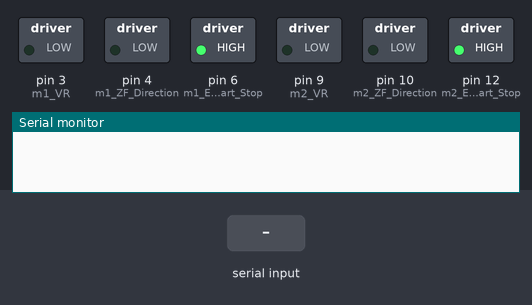
This sketch was run on a simulated Arduino Mega 2560, built with avr-gcc and run on an emulated ATmega2560. On the bench: switched loads named in the sketch (green lamp = pin HIGH), the last lines printed to the serial monitor. The inputs (shaded band) are chosen by the test bench.

Above: at 1.2 s.
1.3 s: "1" received over Serial
At 1.4 s:
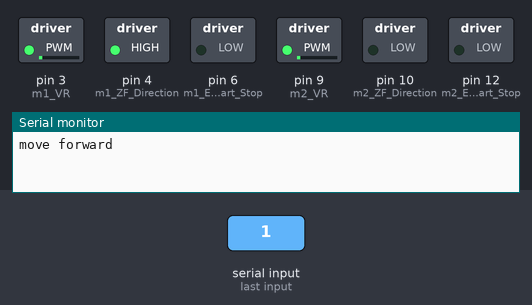
4.3 s: "2" received over Serial
At 4.41 s:
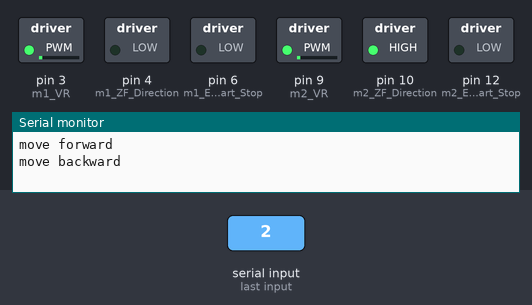
7.3 s: "3" received over Serial
At 7.43 s:
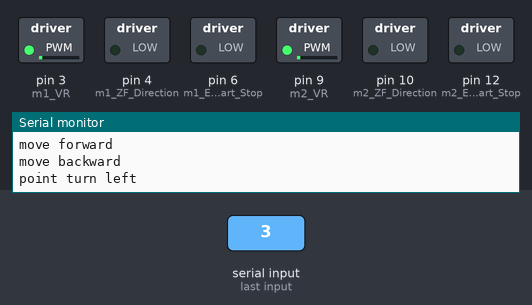
10.3 s: "4" received over Serial
At 10.45 s:
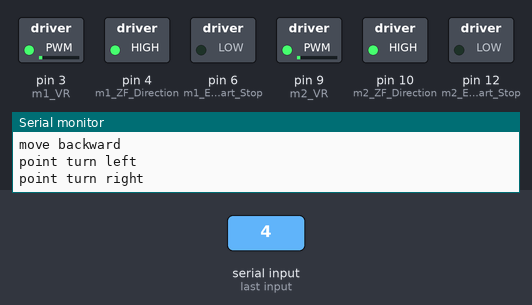
13.3 s: "5" received over Serial
At 14.0 s:
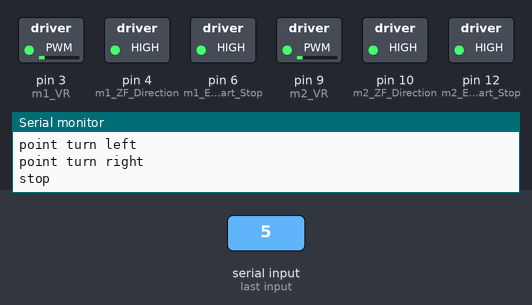
Timing chart, 0 to 15.8 s (numbered marks = the images above; inputs shaded):
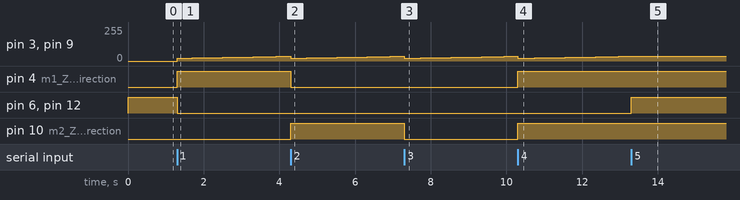

Measured:
- after the input at 1.3 s, pin 3 (m1_VR), pin 9 (m2_VR): moves from 0/255 to 35/255 over 2.8 s, starting at once; pin 4 (m1_ZF_Direction): LOW → HIGH at once; pin 6 (m1_EL_Start_Stop), pin 12 (m2_EL_Start_Stop): HIGH → LOW at once
- after the input at 4.3 s, pin 4 (m1_ZF_Direction): HIGH → LOW at once; pin 10 (m2_ZF_Direction): LOW → HIGH at once
- after the input at 7.3 s, pin 10 (m2_ZF_Direction): HIGH → LOW at once
- after the input at 10.3 s, pin 4 (m1_ZF_Direction), pin 10 (m2_ZF_Direction): LOW → HIGH at once
- after the input at 13.3 s, pin 3 (m1_VR), pin 9 (m2_VR): stays 35/255 (without the input it goes to 36/255 after 0.07 s); pin 6 (m1_EL_Start_Stop), pin 12 (m2_EL_Start_Stop): LOW → HIGH at once

The sketch:

cartit_MCU_Serial.ino
```cpp
// GPIO mappings for Arduino Mega 2560
//#######################################
int m1_VR=3;    //VR
int m1_Signal_hall=5;   // Signal - Hall sensor
int m1_ZF_Direction=4;  // ZF
int m1_EL_Start_Stop=6;  //EL

int m2_VR=9;    //VR
int m2_Signal_hall=11;   // Signal - Hall sensor
int m2_ZF_Direction=10;  // ZF
int m2_EL_Start_Stop=12;  //EL

long nowTime = millis();
long testMotorTime = millis();
//#######################################
//#######################################
// Direction Defining
#define FORWARD 1
#define BACKWARD 2
#define POINT_TURN_LEFT 3
#define POINT_TURN_RIGHT 4
#define STOP 5
#define NOSIGNAL 0

#define INIT_SPEED 20
#define MAX_SPEED 40

#define JOYSTICK_MODE 1
#define SERIAL_MODE 2

//#######################################
int pos=0;int steps=0;int speed1=0;
int prevDirection = STOP;
int nowDirection = STOP;
int d_state_1 = 1;
int d_state_2 = 1;

char serialBuf;
int set_flag;
//#######################################
//#######################################
void plus() {
  pos++; //count steps
  //Serial.println(pos);
    if(pos>=steps){
    wheelStop();
    pos=0;
  }
}

void wheelStop(){
  digitalWrite(m1_EL_Start_Stop,HIGH);
  digitalWrite(m2_EL_Start_Stop,HIGH);
}

void Left_Forward(){
      analogWrite(m1_VR, speed1);
      digitalWrite(m1_EL_Start_Stop,LOW);
      d_state_1 = HIGH;
      digitalWrite(m1_ZF_Direction,d_state_1);
}

void Right_Forward(){
      analogWrite(m2_VR, speed1);
      digitalWrite(m2_EL_Start_Stop,LOW);
      d_state_2 = LOW;
      digitalWrite(m2_ZF_Direction,d_state_2);
}

void Left_Backward(){
      analogWrite(m1_VR, speed1);
      digitalWrite(m1_EL_Start_Stop,LOW);
      d_state_1 = LOW;
      digitalWrite(m1_ZF_Direction,d_state_1);
}

void Right_Backward(){
      analogWrite(m2_VR, speed1);
      digitalWrite(m2_EL_Start_Stop,LOW);
      d_state_2 = HIGH;
      digitalWrite(m2_ZF_Direction,d_state_2);
}

void printLog(int joy_X, int joy_Y) {
  if(nowTime + 200 < millis()) {
    nowTime = millis();
    /*
    Serial.print("joy_X : ");
    Serial.print(joy_X);
    Serial.print(" --- ");
    Serial.print("joy_Y : ");
    Serial.println(joy_Y);
    */
    Serial.println(prevDirection);
  }
}

void setup(){
    Serial.begin(115200); //USB Serial initialize

    //wheel 1 - Setup pin mode
    pinMode(m1_EL_Start_Stop, OUTPUT);//stop/start - EL
    pinMode(m1_Signal_hall, INPUT);   //plus       - Signal
    pinMode(m1_ZF_Direction, OUTPUT); //direction  - ZF

    //Hall sensor detection - Count steps
    attachInterrupt(digitalPinToInterrupt(m1_Signal_hall), plus, CHANGE);

    pinMode(m2_EL_Start_Stop, OUTPUT);//stop/start - EL
    pinMode(m2_Signal_hall, INPUT);   //plus       - Signal
    pinMode(m2_ZF_Direction, OUTPUT); //direction  - ZF

    //Hall sensor detection - Count steps
    attachInterrupt(digitalPinToInterrupt(m2_Signal_hall), plus, CHANGE);

}

void moveRobot_Serial() {
  if(Serial.available()) {
    serialBuf = Serial.read();
    switch(serialBuf) {
      case '1':
        nowDirection = FORWARD;
        Serial.println("move forward");
        break;
      case '2':
        nowDirection = BACKWARD;
        Serial.println("move backward");
        break;
      case '3':
        nowDirection = POINT_TURN_LEFT;
        Serial.println("point turn left");
        break;
      case '4':
        nowDirection = POINT_TURN_RIGHT;
        Serial.println("point turn right");
        break;
      case '5':
        nowDirection = STOP;
        Serial.println("stop");
        break;
      default:
        break;
    }
    serialBuf ='\0';
  }

  if (nowDirection == FORWARD) // forward
  {
    if(prevDirection == FORWARD) {
      if(testMotorTime + 200 < millis() && speed1 <= MAX_SPEED) {
        testMotorTime = millis();
        speed1++;
      }
    }
    else {
      speed1 = INIT_SPEED;
    }
    Left_Forward();
    Right_Forward();
    digitalWrite(m1_EL_Start_Stop,LOW);
    digitalWrite(m2_EL_Start_Stop,LOW);
    analogWrite(m1_VR, speed1);
    analogWrite(m2_VR, speed1);
    prevDirection = FORWARD;
  }
  else if (nowDirection == BACKWARD) // backward
  {
    if(prevDirection == BACKWARD) {
      if(testMotorTime + 200 < millis() && speed1 <= MAX_SPEED) {
        testMotorTime = millis();
        speed1++;
      }
    }
    else {
      speed1 = INIT_SPEED;
    }
    Left_Backward();
    Right_Backward();
    digitalWrite(m1_EL_Start_Stop,LOW);
    digitalWrite(m2_EL_Start_Stop,LOW);
    analogWrite(m1_VR, speed1);
    analogWrite(m2_VR, speed1);
    prevDirection = BACKWARD;
  }
  else if (nowDirection == POINT_TURN_RIGHT) // point turn right
  {
    if(prevDirection == POINT_TURN_RIGHT) {
      if(testMotorTime + 200 < millis() && speed1 <= MAX_SPEED) {
        testMotorTime = millis();
        speed1++;
      }
    }
    else {
      speed1 = INIT_SPEED;
    }
    Left_Forward();
    Right_Backward();
    digitalWrite(m1_EL_Start_Stop,LOW);
    digitalWrite(m2_EL_Start_Stop,LOW);
    analogWrite(m1_VR, speed1);
    analogWrite(m2_VR, speed1);
    prevDirection = POINT_TURN_RIGHT;
  }
  else if (nowDirection == POINT_TURN_LEFT) // point turn left
  {
    if(prevDirection == POINT_TURN_LEFT) {
      if(testMotorTime + 200 < millis() && speed1 <= MAX_SPEED) {
        testMotorTime = millis();
        speed1++;
      }
    }
    else {
      speed1 = INIT_SPEED;
    }
    Left_Backward();
    Right_Forward();
    digitalWrite(m1_EL_Start_Stop,LOW);
    digitalWrite(m2_EL_Start_Stop,LOW);
    analogWrite(m1_VR, speed1);
    analogWrite(m2_VR, speed1);
    prevDirection = POINT_TURN_LEFT;
  }
  else
  {
    //stop
    wheelStop();
    prevDirection = STOP;
  }
}

void loop() {
  // put your main code here, to run repeatedly:

  moveRobot_Serial();


}
```
